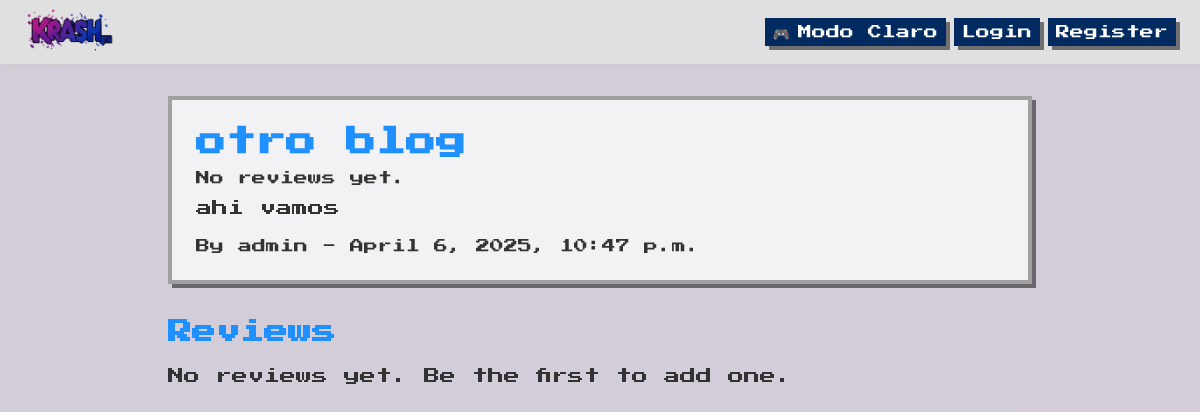
The app's page /blog/2/ with its own data.
### blogapp/models.py (models this page shows, shortened)
class Blog(models.Model):
    title = models.CharField(max_length=200)
    content = RichTextField()
    author = models.ForeignKey(User, on_delete=models.CASCADE)
    created_at = models.DateTimeField(auto_now_add=True)
    featured_image = models.ImageField(upload_to='blog_images/', blank=True, null=True) #Se añade para poder agregar imagenes
    tags = models.ManyToManyField(Tag, blank=True, related_name='blogs')  # Relación con etiquetas

### blogapp/views.py (the view)
# urls.py: path('blog/<int:pk>/', BlogDetailView.as_view(), name='blog_detail'),
class BlogDetailView(DetailView):
    model = Blog
    template_name = 'blogapp/blog_detail.html'
    def get_context_data(self, **kwargs):
        context = super().get_context_data(**kwargs)
        if self.request.user.is_authenticated:
         context['user'] = self.request.user
         context['can_add_review'] = not Review.objects.filter(blog=self.get_object(), reviewer=self.request.user).exists()
        else:
         context['user_id'] = None  # O maneja el caso de usuario no autenticado
        return context

### blogapp/templates/blogapp/blog_detail.html (shortened to what this page needs)
{% extends 'base.html' %}
{% block content %}
  <article class="blog-card p-6 rounded-none border-4 shadow-pixel hover:shadow-none hover:-translate-y-1 hover:-translate-x-1 transition-all duration-700 ease-in-out animate-fade-in">
    <h1 class="text-3xl blog-title font-bold mb-2">{{ object.title }}</h1>
    {% if object.reviews.exists %}
      <p class="text-sm blog-text mb-2">Average Rating: {{ object.average_rating }}/5 ⭐ ({{ object.reviews.count }} reviews)</p>
    {% else %}
      <p class="text-sm blog-text mb-2">No reviews yet.</p>
    {% endif %}
    <p class="blog-text mb-4">{{ object.content|safe }}</p>
    <p class="text-sm blog-text">By {{ object.author.username }} - {{ object.created_at }}</p>
  </article>
  <section class="mt-8">
    <h2 class="text-2xl blog-title font-semibold mb-4">Reviews</h2>
    {% for review in object.reviews.all %}
      <div class="blog-review p-4 rounded-none border-2 blog-image mb-4 transition-all duration-700 ease-in-out animate-fade-in">
        <p class="blog-title font-medium">{{ review.reviewer.username }} - {{ review.rating }}/5 ⭐</p>
        <p class="blog-text">{{ review.comment|safe }}</p>
        <a href="{% url 'blogapp:add_comment' blog_pk=object.pk review_pk=review.pk %}" class="text-sm blog-link hover:text-neon-pink mt-2 inline-block">Add Comment</a>
        <ul class="mt-2 list-disc ml-6 blog-comment">
          {% for comment in review.comments.all %}
            <li><span class="font-semibold blog-text">{{ comment.commenter.username }}</span>: {{ comment.content }}</li>
          {% endfor %}
        </ul>
      </div>
    {% empty %}
      <p class="blog-text">No reviews yet. Be the first to add one.</p>
    {% endfor %}
  </section>
{% endblock %}

### blogapp/templates/blogapp/base.html (style rules this page uses)
html { background: linear-gradient(rgba(39, 1, 64, 0.6), rgba(39, 1, 64, 0.6)), url('https://motionbgs.com/media/3639/super-mario.jpg') no-repeat center center fixed; background-size: cover; background-color: #270140; }
html, body { height: 100%; scroll-behavior: smooth; transition: background-color 0.5s ease-in-out; }
.animate-fade-in { animation: fade-in 0.6s ease-out; will-change: opacity, transform; }
.blog-card { background-color: rgba(245, 245, 245, 0.9); border-color: #A0A0A0; }
.blog-title { color: #1E90FF; }
.blog-text { color: #333333; }

### records on screen
Blog: title "otro blog", content "ahi vamos", author.username "admin", created_at "April 6, 2025, 10:47 p.m."
